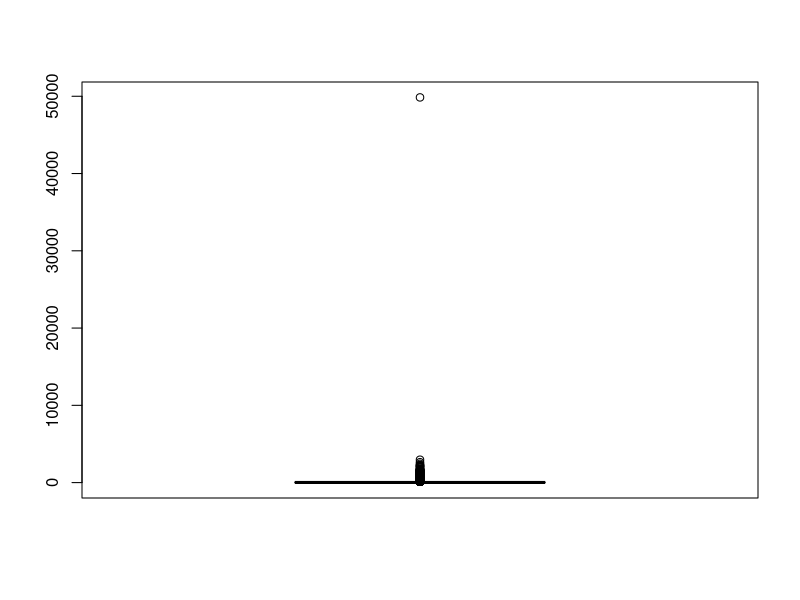

The R script that drew this image:
## ---- chunk 1
knitr::opts_chunk$set(echo = TRUE)
## ---- chunk 2
  DS <- read.csv("cookie_cats_ABtest.csv", sep = ",")
  PR <- read.csv("cookie_cats_purch.csv", sep = ",")
  
  str(DS)
  str(PR)
## ---- chunk 3
  naUserid <- which(is.na(DS$userid)) ; naUserid
  DS <- DS[-naUserid, ]
## ---- chunk 4
  table(DS$retention_1)
  DS$retention_1[DS$retention_1 == "false "] = FALSE
  DS$retention_1[DS$retention_1 == "  true "] = TRUE
  table(DS$retention_1)
## ---- chunk 5
  inexistentValues <- which((PR$id %in% DS$userid) == FALSE) ; inexistentValues
  PR <- PR[-inexistentValues, ]
  which((PR$id %in% DS$userid) == FALSE)
## ---- chunk 6
#install.packages("pastecs")
#library(pastecs)
#stat.desc(PR)
#stat.desc(DS)

#merge
#library(dplyr)
#usersDownload<-merge(DS,PR,by.x="userid",by.y="id")
#unique(usersDownload$userid)

## ---- chunk 7
  nrow(DS)
## ---- chunk 8
table(DS$version)
## ---- chunk 9
boxplot(DS$sum_gamerounds)
## ---- chunk 10
  # usersDowload[usersDownload$userid,usersDownload$retention1,usersDownload$retention_7]
## ---- chunk 11

#noPlayers <-length(DS$userid[DS$sum_gamerounds ==0])
#gamers <- length(PR$id) - noPlayer
#totalPl<- c(noPlayers,gamers)
#pie(totalPl)
